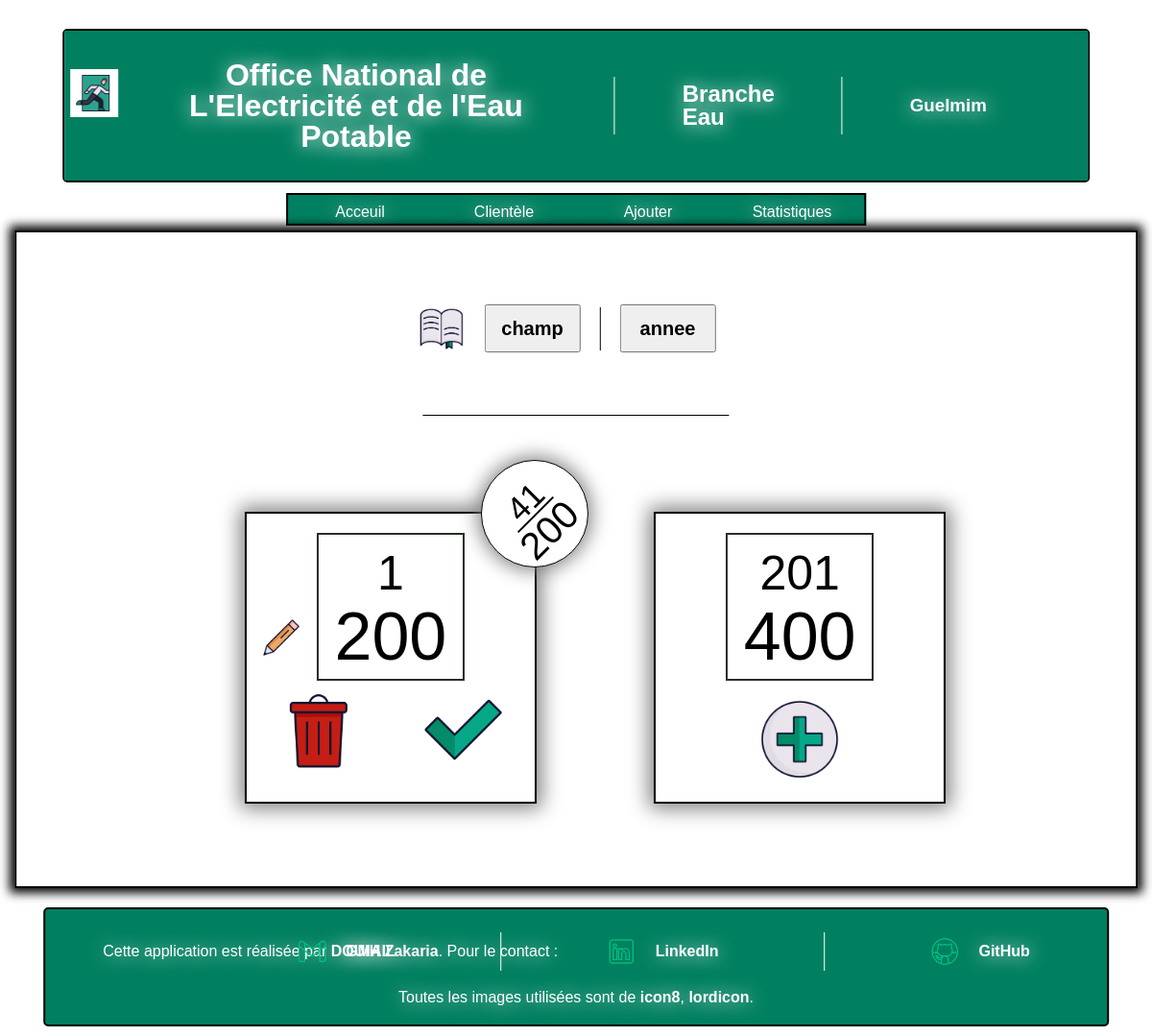
The page /champs.php (signed in) on the database its author committed.
### tables this page shows
CREATE TABLE meta(
taille_groupe INT,
taille_champ INT,
first_date INT
);

### connect.php (called while the page is built, shortened)
<?php
$databasePath = 'archive.db';
try {
    $pdo = new PDO("sqlite:" . $databasePath);
    $pdo->setAttribute(PDO::ATTR_ERRMODE, PDO::ERRMODE_EXCEPTION);
    $pdo->setAttribute(PDO::ATTR_DEFAULT_FETCH_MODE, PDO::FETCH_ASSOC);
} catch (PDOException $e) {
}
$meta = $pdo -> query("SELECT * FROM meta") -> fetchAll();
if(!empty($meta)){
    $taille_groupe = $meta[0]['taille_groupe'];
    $taille_champ = $meta[0]['taille_champ'];
}else{
    $taille_groupe = 10;
    $taille_champ = 50;
}
?>

### champs.php (the view, shortened to what this page needs)
<?php
require_once 'connect.php';
    $maxQuery = "SELECT MAX(champ) AS max_champ FROM polis";
    $stmtMax = $pdo->query($maxQuery);
    $maxResult = $stmtMax->fetch(PDO::FETCH_ASSOC);
    $maxChamp = $maxResult['max_champ'] ?? 0;
?>
<!DOCTYPE html>
<html lang="fr">
<head>
    <link rel="stylesheet" href="champs.css">
</head>
<body>
<header>
        <div class="head">
            <h1>Office National de L'Electricité et de l'Eau Potable</h1>
            <h2>Branche Eau</h2>
        <h3>Guelmim</h3>
        </div>
        <nav>
        <a href="/">Acceuil</a>
        <a href="/clients.php">Clientèle</a>
        <a href="/add.php">Ajouter</a>
        <a href="/statistiques.php">Statistiques</a>
        </nav>
        <form action="" method="post" style="height: fit-content; width: fit-content; position:absolute; top:25%;)">
            <button name="logout" value="clear" style="z-index:5;position:absolute; background:none; border:none; height:fit-content;width:fit-content; cursor: pointer;">
                <img src="logout.gif" alt="" style="height:50px; width: 50px">
            </button>
        </form>
    </header>
    <div class="container">
        <div class="choice">
            <div class="info">
            <img src="info.gif">
            </div>
        <form action="" method="GET">
        <input type="submit" id="champ" name="mode" value="champ">
    </form>
    <form action="" method="GET">
        <input type="submit" id="annee" name="mode" value="annee">
    </form>
        </div>
<div class="separation"></div>
    <ul>
    <?php
    if($_GET['mode'] === 'annee'):
        for($i = (int)date('Y'); $i >= $first_date; $i--): ?>
        <li>
            <?php
        $checkDate = $pdo -> query("SELECT num_polis FROM polis WHERE date_creation = '$i'") -> fetchAll();
        $article_max = ($pdo -> query("SELECT MIN(num_polis) as min FROM polis WHERE date_creation = $i") -> fetch())['min'];
        $article_min = ($pdo -> query("SELECT MAX(num_polis) as max FROM polis WHERE date_creation = $i") -> fetch())['max'];
        if(empty($checkDate)):
            echo '<div class="content">';
            echo '<div class="empty-year">';
            echo '<div class="year">';
            echo $i;
            echo '</div>';
            echo '</div>';
            echo '</div>';?>
            <?php
        else:
            echo '<div class="content">';
            echo '<a href="/articles.php?annee='. $i. '" class="consult">';
            echo '<div class="year">';
            echo $i;
            echo '</div>';
            echo '</a>';
            ?>
            <div class="operation">
            <form action="" method="POST">
                    <button class="add" name="annee_supprime" value="<?=$i ?>">
                    <img src="delete.gif">
                    </button>
            </form>
            </div>
            </div>
            <div class="count">
                <div class="exist">
                <?=count($checkDate) ?>
                </div>
            </div>
            <div class="edit-operation">
            <form action="" method="POST">
                <button class="edit-button">
                    <img src="edit.gif">
                </button>
                </form>
            <div class="edit-dialog">
                            <form action="" method="POST">
                                <div class="input-area">
                                    <select name="date" class="date" disabled>
                                        <option value="<?=$i ?>"><?=$i ?></option>
                                    </select>
                                </div>
                                <textarea name="description" placeholder="Entrer une description, des informations complémentaires (supplémentaire). Pour les valeurs nouvelles."></textarea>
                                <div class="submit">
                                    <button name="annee_edit" value="<?=$i ?>">
                                        Editer l'année
                                    </button>
                                </div>
                            </form>
            </div>
            </div>
            <?php
        endif;
            ?>
            </li>
            <?php
            endfor;
    else:
    $champ_taille_by_article = $taille_groupe * $taille_champ;
    for($i = 1; $i <= $maxChamp + 1; $i++):
    ?>
    <li>
        <div class="content">
        <?php
            $checkChamp = $pdo -> query("SELECT num_polis FROM polis WHERE champ = '$i'") -> fetchAll();
            $article_min = ($i - 1) * $champ_taille_by_article + 1;
            $article_max = $article_min + $champ_taille_by_article - 1;
            if(empty($checkChamp)):
                echo '<a href="groupes.php?champ=' . $i . '" class="consult">';
                    echo '<div class="min">';
                    echo $article_min;
                    echo '</div>';
                    echo '<div class="max">';
                    echo $article_max;
                    echo '</div>';
                echo '</a>';
                ?>
                <div class="operation">
                <form action="" method="POST">
                <button class="add add-button">
                    <img src="add.gif">
                </button>
                </form>
                </div>
                </div>
                <?php
            else:
                echo '<a href="groupes.php?champ=' . $i . '" class="consult">';
                    echo '<div class="min">';
                    echo $article_min;
                    echo '</div>';
                    echo '<div class="max">';
                    echo $article_max;
                    echo '</div>';
                echo '</a>';
            ?>
            <br>
            <?php
                $known = $pdo -> query("SELECT MIN(num_polis) as min, MAX(num_polis) as max, COUNT(num_polis) as total FROM polis WHERE champ = '$i'") -> fetch();
                 ?>
                 <div class="operation">
                 <form action="" method="POST">
                    <button name="champ_supprime" value="<?=$i ?>">
                    <img src="delete.gif">
                    </button>
            </form> <?php
            if(count($checkChamp) !== $champ_taille_by_article): ?>
            <form action="" method="POST">
                <button class="complete-button">
                    <img src="complete.gif">
                </button>
                </form>
                </div>
                </div>
                <?php
                else: ?>
                </div>
            <?php endif; ?>
            <div class="edit-operation">
            <form action="" method="POST">
                <button class="edit-button">
                    <img src="edit.gif">
                </button>
                </form>
            </div>
            <div class="count">
                <div class="known">
                <?=$known['total'] ?>
                </div>
                <div class="cross"></div>
                <div class="total"><?=$taille_champ * $taille_groupe ?></div>
            </div>
            <?php endif; ?>
    </li>
    <?php
    endfor;
    endif; ?>
    </ul>
    </div>
    <footer>
    <div class="box">
    <p class="head">
    Cette application est réalisée par <b>DOUIH Zakaria</b>. Pour le contact :
    </p>
    <ul>
        <li>
            <a href="mailto:douihzakaria@gmail.com" target="_blank">
                <img src="gmail-default.png">
                <p>GMAIL</p>
            </a>
        </li>
        <li>
            <a href="https://www.linkedin.com/in/zakaria-douih-427174274/" target="_blank">
                <img src="linkedin-default.png">
                <p>LinkedIn</p>
            </a>
        </li>
        <li>
            <a href="https://github.com/TheZikoHunter" target="_blank">
                <img src="github-default.png">
                <p>GitHub</p>
            </a>
        </li>
    </ul>
    </div>
    <br>
    <div>
    Toutes les images utilisées sont de <a href="https://icons8.com" target="_blank">icon8</a>, <a href="https://lordicon.com" target="_blank">lordicon</a>.
</div>
</footer>
</body>
</html>

### rows shown on the page
meta: article_min "1", article_max "200", $taille_champ * $taille_groupe "200", article_min "201", article_max "400"

### other values the page prints
$known['total'] "41"
